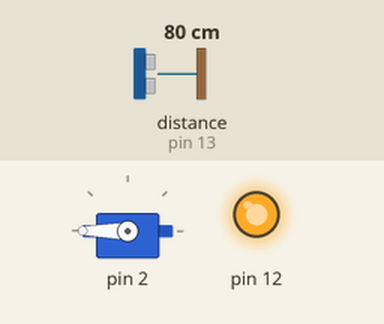
A sketch run on a simulated Arduino Uno, built with avr-gcc and run on an emulated ATmega328P. Shown: servo, output pins drawn as LEDs (lit = HIGH). Inputs (shaded band) come from the test bench; at power-on: distance to the obstacle (sensor on pin 13) 80 cm.

Above: at 0.05 s.
At 0.9 s:
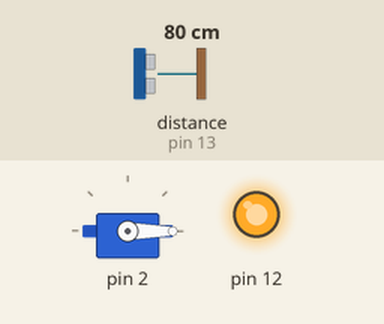
At 1.8 s:
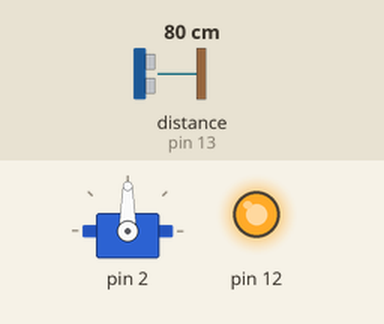
Timing chart, 0 to 4.2 s (numbered marks = the images above):
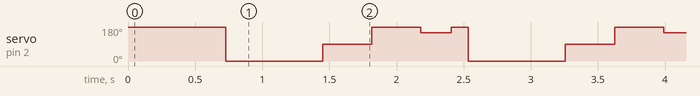

Measured:
- by itself, servo on pin 2: repeats every 1.8 s: 90° 0.37 s, 180° 0.37 s, 150° 0.23 s, 180° 0.13 s, 0° 0.73 s

The sketch:

main.ino
```cpp
//Main Script for robot car development.

#include "sweep.h"

Sweep sweeper(2,13);

void setup()
{
	sweeper.start();
  pinMode(12, OUTPUT);
  digitalWrite(12, HIGH);
}

void loop()
{
	int distLeft = sweeper.left();
	int distRight = sweeper.right();
  int distFront = sweeper.front();

	if(distFront < 100){/*Disable forward motion*/}
	else{/*Enable forward motion*/}
  if(distRight < 160){/*Disable front left turn*/}
  else{/*Enable front left turn*/}
	if(distRight < 220){/*Disable back left turn*/}
	else{/*Enable back left turn*/}
  if(distLeft < 160){/*Disable front right turn*/}
  else{/*Enable front right turn*/}
  if(distLeft < 220){/*Disable back right turn*/}
  else{/*Enable back right turn*/}

  int a = sweeper.left();
  int b = sweeper.angle(-60);


	delay(100);
}
```
